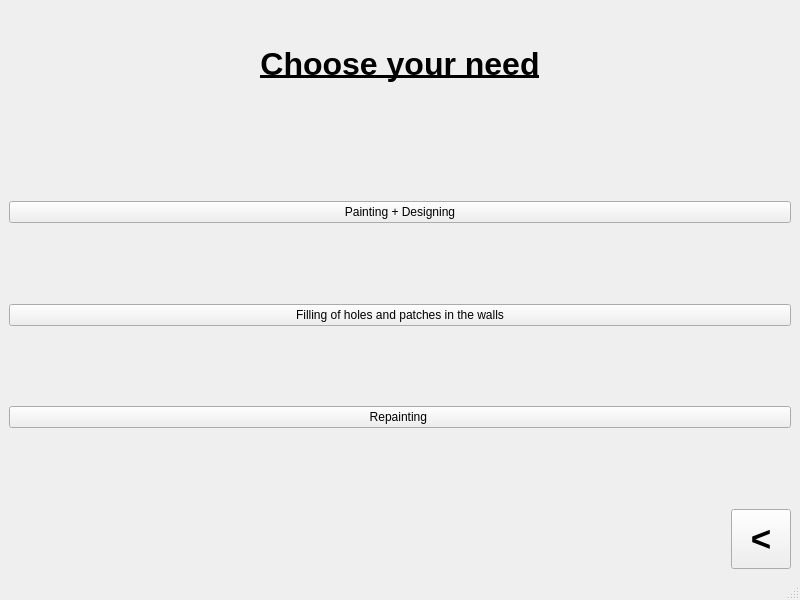
<?xml version="1.0" encoding="UTF-8"?>
<ui version="4.0">
 <class>MainWindow</class>
 <widget class="QMainWindow" name="MainWindow">
  <property name="geometry">
   <rect>
    <x>0</x>
    <y>0</y>
    <width>800</width>
    <height>600</height>
   </rect>
  </property>
  <property name="windowTitle">
   <string>MainWindow</string>
  </property>
  <widget class="QWidget" name="centralwidget">
   <layout class="QGridLayout" name="gridLayout">
    <item row="2" column="1">
     <widget class="QPushButton" name="pushButton_back">
      <property name="minimumSize">
       <size>
        <width>60</width>
        <height>60</height>
       </size>
      </property>
      <property name="maximumSize">
       <size>
        <width>60</width>
        <height>60</height>
       </size>
      </property>
      <property name="font">
       <font>
        <pointsize>26</pointsize>
        <weight>75</weight>
        <bold>true</bold>
       </font>
      </property>
      <property name="text">
       <string>&lt;</string>
      </property>
     </widget>
    </item>
    <item row="1" column="0" colspan="2">
     <layout class="QVBoxLayout" name="verticalLayout">
      <item>
       <spacer name="verticalSpacer_3">
        <property name="orientation">
         <enum>Qt::Vertical</enum>
        </property>
        <property name="sizeHint" stdset="0">
         <size>
          <width>20</width>
          <height>40</height>
         </size>
        </property>
       </spacer>
      </item>
      <item>
       <widget class="QPushButton" name="pushButton_paintdesign">
        <property name="text">
         <string>Painting + Designing</string>
        </property>
       </widget>
      </item>
      <item>
       <spacer name="verticalSpacer">
        <property name="orientation">
         <enum>Qt::Vertical</enum>
        </property>
        <property name="sizeHint" stdset="0">
         <size>
          <width>20</width>
          <height>40</height>
         </size>
        </property>
       </spacer>
      </item>
      <item>
       <widget class="QPushButton" name="pushButton_holepatch">
        <property name="text">
         <string>Filling of holes and patches in the walls</string>
        </property>
       </widget>
      </item>
      <item>
       <spacer name="verticalSpacer_2">
        <property name="orientation">
         <enum>Qt::Vertical</enum>
        </property>
        <property name="sizeHint" stdset="0">
         <size>
          <width>20</width>
          <height>40</height>
         </size>
        </property>
       </spacer>
      </item>
      <item>
       <widget class="QPushButton" name="pushButton_repaint">
        <property name="text">
         <string>Repainting </string>
        </property>
       </widget>
      </item>
      <item>
       <spacer name="verticalSpacer_4">
        <property name="orientation">
         <enum>Qt::Vertical</enum>
        </property>
        <property name="sizeHint" stdset="0">
         <size>
          <width>20</width>
          <height>40</height>
         </size>
        </property>
       </spacer>
      </item>
     </layout>
    </item>
    <item row="0" column="0" colspan="2">
     <widget class="QLabel" name="label">
      <property name="minimumSize">
       <size>
        <width>0</width>
        <height>111</height>
       </size>
      </property>
      <property name="maximumSize">
       <size>
        <width>16777215</width>
        <height>111</height>
       </size>
      </property>
      <property name="text">
       <string>&lt;html&gt;&lt;head/&gt;&lt;body&gt;&lt;p align=&quot;center&quot;&gt;&lt;span style=&quot; font-size:24pt; font-weight:600; text-decoration: underline;&quot;&gt;Choose your need&lt;/span&gt;&lt;/p&gt;&lt;/body&gt;&lt;/html&gt;</string>
      </property>
     </widget>
    </item>
    <item row="2" column="0">
     <spacer name="horizontalSpacer">
      <property name="orientation">
       <enum>Qt::Horizontal</enum>
      </property>
      <property name="sizeHint" stdset="0">
       <size>
        <width>40</width>
        <height>20</height>
       </size>
      </property>
     </spacer>
    </item>
   </layout>
  </widget>
  <widget class="QMenuBar" name="menubar">
   <property name="geometry">
    <rect>
     <x>0</x>
     <y>0</y>
     <width>800</width>
     <height>29</height>
    </rect>
   </property>
  </widget>
  <widget class="QStatusBar" name="statusbar"/>
 </widget>
 <tabstops>
  <tabstop>pushButton_paintdesign</tabstop>
  <tabstop>pushButton_holepatch</tabstop>
  <tabstop>pushButton_repaint</tabstop>
  <tabstop>pushButton_back</tabstop>
 </tabstops>
 <resources/>
 <connections/>
</ui>
